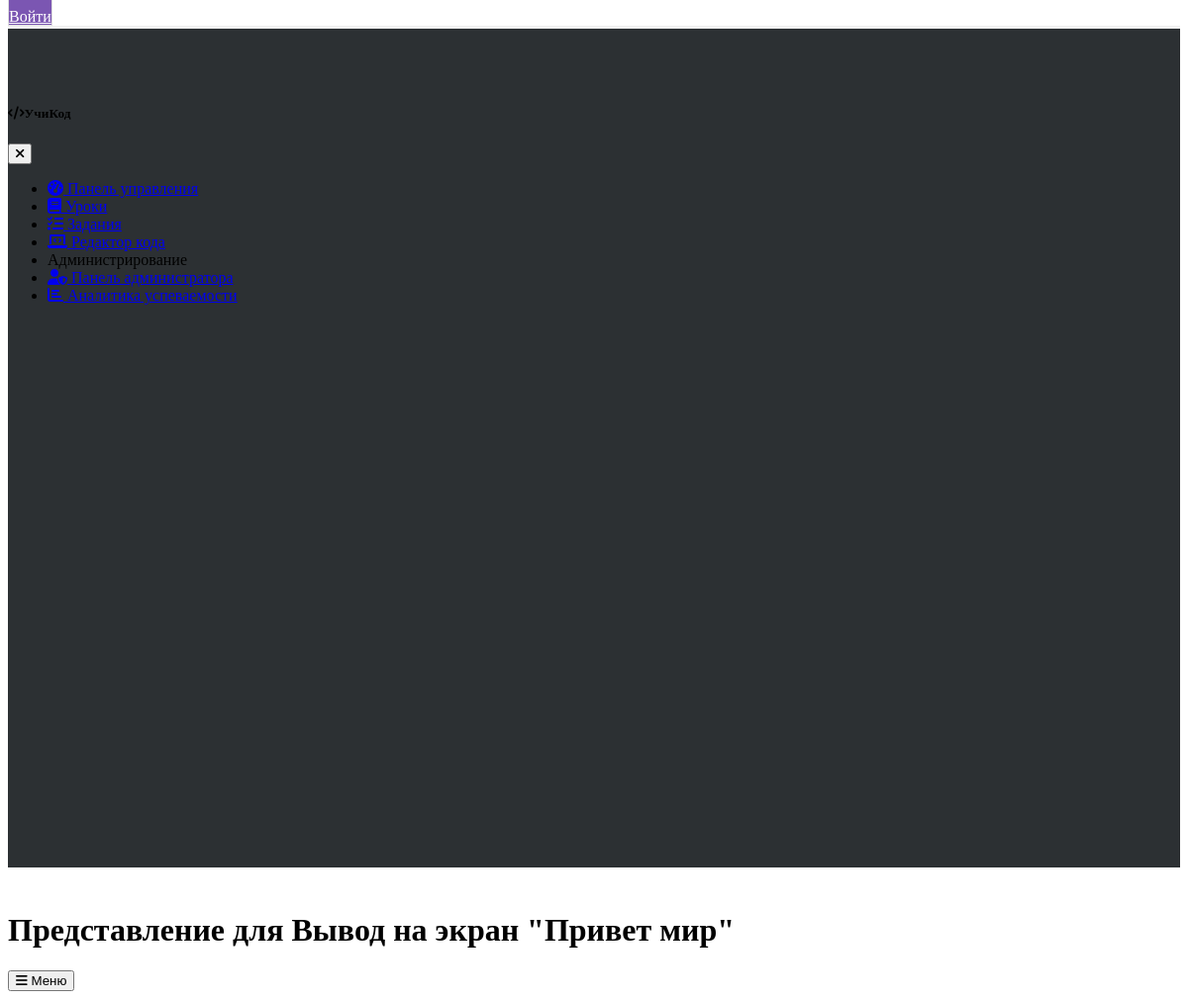
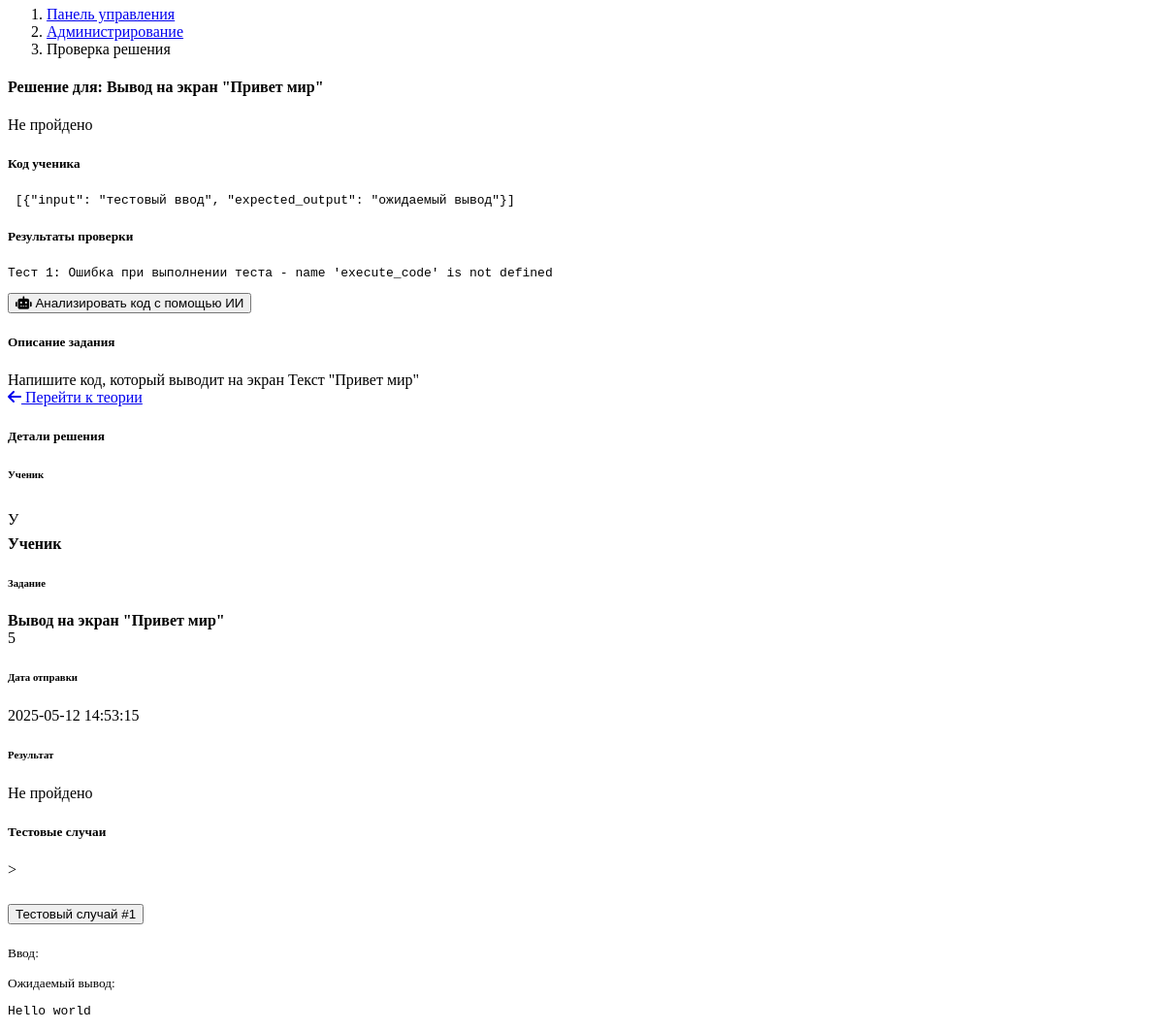
The page /submissions/1 on the database its author committed (2 pictures, top to bottom).
### models.py (models this page shows, shortened)
class Assignment(db.Model):
    id = db.Column(db.Integer, primary_key=True)
    title = db.Column(db.String(200), nullable=False)
    description = db.Column(db.Text, nullable=False)
    tests = db.Column(db.Text, nullable=False)  # JSON string of test cases
    difficulty = db.Column(db.String(20), default="Medium")
    date_created = db.Column(db.DateTime, default=datetime.utcnow)
    date_updated = db.Column(db.DateTime, default=datetime.utcnow, onupdate=datetime.utcnow)
    is_published = db.Column(db.Boolean, default=True)
    submissions = db.relationship('Submission', backref='assignment', lazy=True, cascade="all, delete-orphan")

class Submission(db.Model):
    id = db.Column(db.Integer, primary_key=True)
    student_name = db.Column(db.String(100), nullable=False, default="Аноним")
    assignment_id = db.Column(db.Integer, db.ForeignKey('assignment.id'), nullable=False)
    code = db.Column(db.Text, nullable=False)
    result = db.Column(db.String(20), default="Not evaluated")
    feedback = db.Column(db.Text)
    date_submitted = db.Column(db.DateTime, default=datetime.utcnow)

### app.py (the view)
@app.route('/submissions/<int:submission_id>')
def view_submission(submission_id):
    submission = Submission.query.get_or_404(submission_id)
    assignment = Assignment.query.get_or_404(submission.assignment_id)
    return render_template(
        'submission.html',
        title=f'Представление для {assignment.title}',
        submission=submission,
        assignment=assignment
    )

### templates/submission.html (shortened to what this page needs)
{% extends "layout.html" %}
{% block content %}
<div class="container">
    <nav aria-label="breadcrumb" class="mb-4">
        <ol class="breadcrumb">
            <li class="breadcrumb-item"><a href="{{ url_for('dashboard') }}">Панель управления</a></li>
            <li class="breadcrumb-item"><a href="{{ url_for('admin_panel') }}">Администрирование</a></li>
            <li class="breadcrumb-item active" aria-current="page">Проверка решения</li>
        </ol>
    </nav>
    <div class="row">
        <div class="col-md-8">
            <div class="card mb-4">
                <div class="card-header d-flex justify-content-between align-items-center">
                    <h4 class="mb-0">
                        Решение для: {{ assignment.title }}
                    </h4>
                    <span class="badge {% if submission.result == 'Passed' %}bg-success{% else %}bg-danger{% endif %}">
                        {% if submission.result == 'Passed' %}Пройдено{% else %}Не пройдено{% endif %}
                    </span>
                </div>
                <div class="card-body">
                    <div class="mb-3">
                        <h5>Код ученика</h5>
                        <div class="bg-dark text-light p-3 rounded code-display">
                            <pre><code>{{ submission.code }}</code></pre>
                        </div>
                    </div>
                    <div class="mb-3">
                        <h5>Результаты проверки</h5>
                        <div class="bg-dark text-light p-3 rounded">
                            <pre>{{ submission.feedback }}</pre>
                        </div>
                    </div>
                    <div class="mb-3">
                        <button id="analyze-code-btn" class="btn btn-primary mb-3">
                            <i class="fas fa-robot me-1"></i> Анализировать код с помощью ИИ
                        </button>
                    </div>
                    <div class="mb-3">
                        <h5>Описание задания</h5>
                        <div class="p-3 rounded border">
                            {{ assignment.description|safe }}
                        </div>
                    </div>
                </div>
                <div class="card-footer d-flex justify-content-between">
                    <a href="{{ url_for('lessons') }}" class="btn btn-secondary">
                        <i class="fas fa-arrow-left me-1"></i> Перейти к теории
                    </a>
                </div>
            </div>
        </div>
        <div class="col-md-4">
            <div class="card mb-4">
                <div class="card-header">
                    <h5 class="mb-0">Детали решения</h5>
                </div>
                <div class="card-body">
                    <div class="mb-3">
                        <h6 class="text-muted mb-1">Ученик</h6>
                        <div class="d-flex align-items-center">
                            <div class="avatar bg-primary rounded-circle text-center me-2" style="width: 32px; height: 32px; line-height: 32px;">
                                У
                            </div>
                            <div>
                                <strong>Ученик</strong>
                            </div>
                        </div>
                    </div>
                    <div class="mb-3">
                        <h6 class="text-muted mb-1">Задание</h6>
                        <strong>{{ assignment.title }}</strong>
                        <div class="small text-muted">
                            <span class="badge rounded-pill difficulty-badge {{ assignment.difficulty }}">
                                {% if assignment.difficulty == 'Easy' %}Легкий
                                {% elif assignment.difficulty == 'Medium' %}Средний
                                {% elif assignment.difficulty == 'Hard' %}Сложный
                                {% else %}{{ assignment.difficulty }}{% endif %}
                            </span>
                        </div>
                    </div>
                    <div class="mb-3">
                        <h6 class="text-muted mb-1">Дата отправки</h6>
                        <div>{{ submission.date_submitted.strftime('%Y-%m-%d %H:%M:%S') }}</div>
                    </div>
                    <div class="mb-3">
                        <h6 class="text-muted mb-1">Результат</h6>
                        <div>
                            {% if submission.result == 'Passed' %}
                            <span class="badge bg-success">Пройдено</span>
                            {% elif submission.result == 'Failed' %}
                            <span class="badge bg-danger">Не пройдено</span>
                            {% else %}
                            <span class="badge bg-secondary">{{ submission.result }}</span>
                            {% endif %}
                        </div>
                    </div>
                </div>
            </div>
            <div class="card">
                <div class="card-header">
                    <h5 class="mb-0">Тестовые случаи</h5>
                </div>
                <div class="card-body">
                    <div class="accordion" id="testCasesAccordion">
                        {% set tests_json = assignment.tests|tojson|safe %}
                        >
                    </div>
                </div>
            </div>
        </div>
    </div>
</div>
{% endblock %}

### rows shown on the page
Assignment: title "Вывод на экран \"Привет мир\"", description "Напишите код, который выводит на экран Текст \"Привет мир\"", difficulty "5"
Submission: code "[{\"input\": \"тестовый ввод\", \"expected_output\": \"ожидаемый вывод\"}]", feedback "Тест 1: Ошибка при выполнении теста - name 'execute_code' is not defined", date_submitted "2025-05-12 14:53:15"

### other values the page prints
{{ title }} "Представление для Вывод на экран \"Привет мир\""
